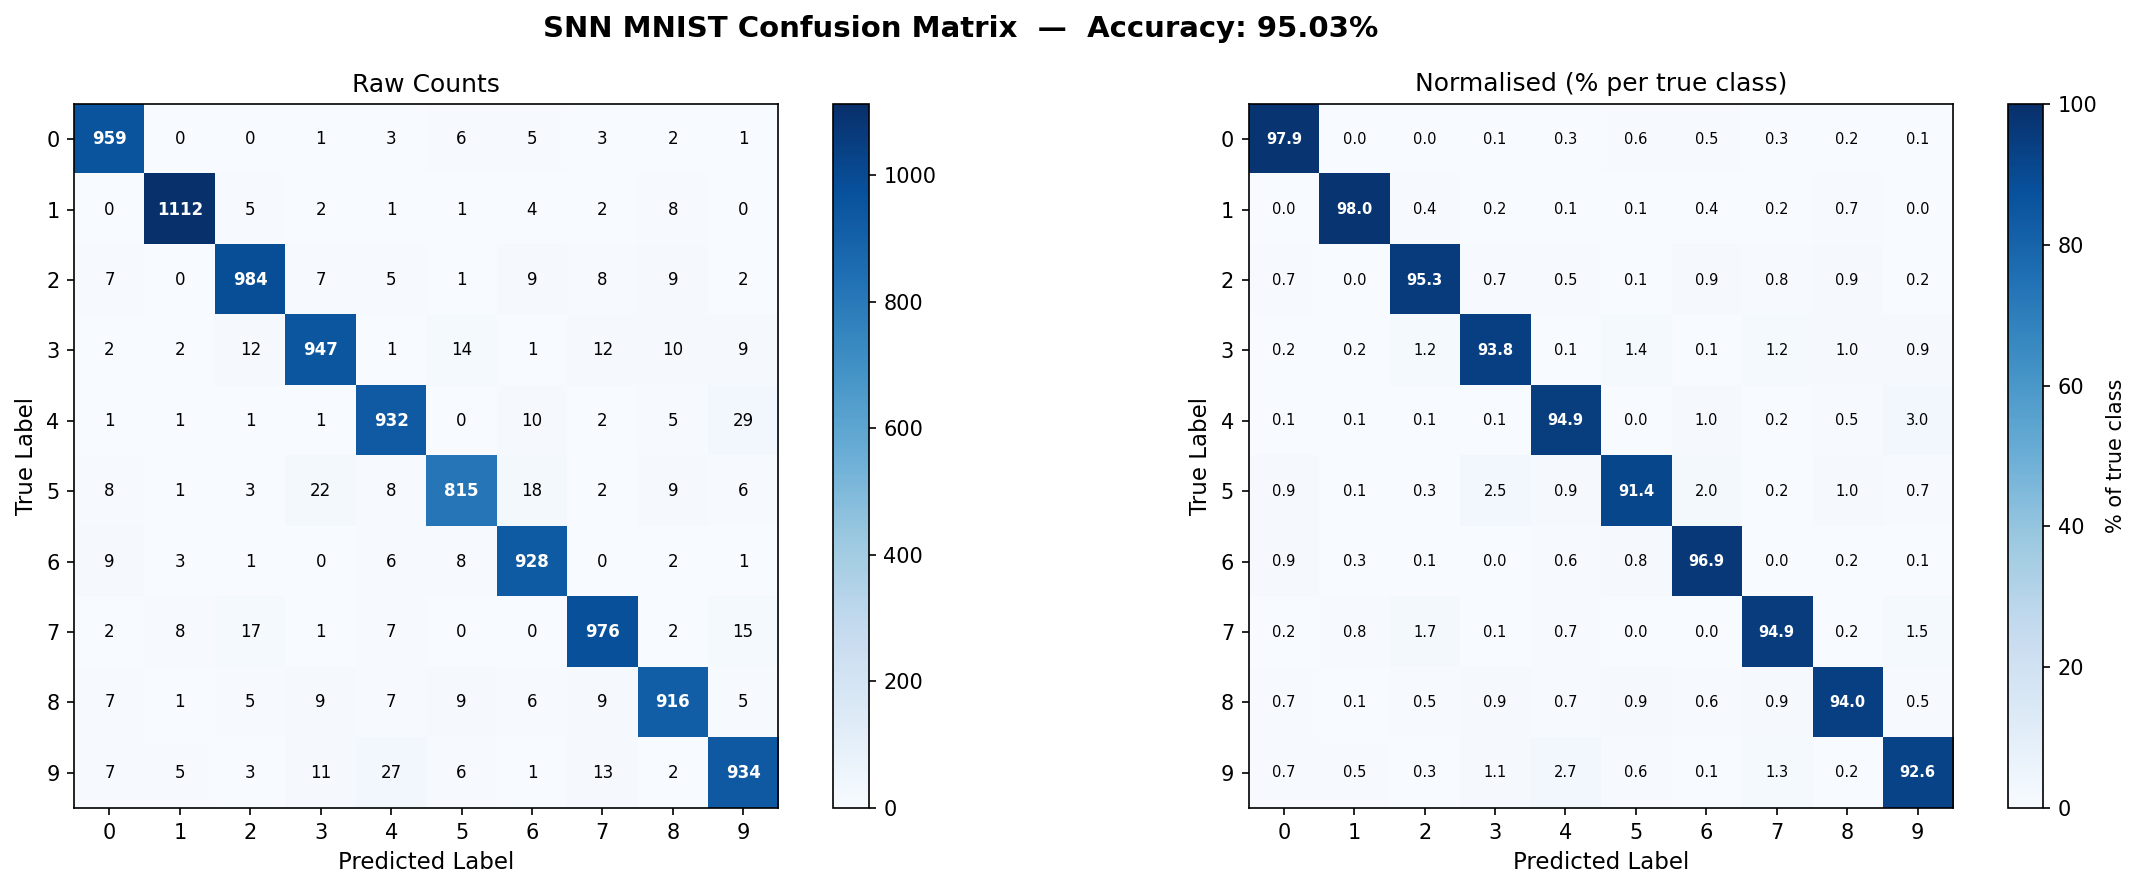

Here is the Python script that generated this plot:
#!/usr/bin/env python3
"""
snn_confusion_matrix.py

Loads the trained SNN model, runs inference on the MNIST test set,
and plots a confusion matrix showing which digits get misclassified.
"""

import torch
import torch.nn as nn
import numpy as np
import matplotlib.pyplot as plt
import matplotlib.ticker as ticker
import os

try:
    import snntorch as snn
    from snntorch import surrogate
except ImportError:
    print("ERROR: pip install snntorch")
    raise

try:
    from torchvision import datasets, transforms
    from torch.utils.data import DataLoader

    def load_mnist_test():
        t = transforms.Compose([
            transforms.ToTensor(),
            transforms.Lambda(lambda x: x.view(-1))
        ])
        ds = datasets.MNIST(root='./data', train=False, download=True, transform=t)
        return DataLoader(ds, batch_size=256, shuffle=False)

except ImportError:
    import gzip, urllib.request

    def load_mnist_test():
        base = "https://storage.googleapis.com/cvdf-datasets/mnist/"
        os.makedirs("./data/MNIST/raw", exist_ok=True)
        files = {
            "images": ("t10k-images-idx3-ubyte.gz", "./data/MNIST/raw/t10k-images-idx3-ubyte.gz"),
            "labels": ("t10k-labels-idx1-ubyte.gz", "./data/MNIST/raw/t10k-labels-idx1-ubyte.gz"),
        }
        for _, (fname, fpath) in files.items():
            if not os.path.exists(fpath):
                print(f"   Downloading {fname} ...")
                urllib.request.urlretrieve(base + fname, fpath)

        with gzip.open(files["images"][1]) as f:
            f.read(16)
            images = np.frombuffer(f.read(), dtype=np.uint8).reshape(-1, 784) / 255.0
        with gzip.open(files["labels"][1]) as f:
            f.read(8)
            labels = np.frombuffer(f.read(), dtype=np.uint8)

        class SimpleLoader:
            def __init__(self, imgs, lbls, batch=256):
                self.imgs = torch.tensor(imgs, dtype=torch.float32)
                self.lbls = torch.tensor(lbls, dtype=torch.long)
                self.batch = batch
            def __iter__(self):
                for i in range(0, len(self.imgs), self.batch):
                    yield self.imgs[i:i+self.batch], self.lbls[i:i+self.batch]

        return SimpleLoader(images, labels)


# =============================================================================
# Model  (identical to snn(3).py)
# =============================================================================
class SNN(nn.Module):
    def __init__(self):
        super().__init__()
        sg = surrogate.fast_sigmoid(slope=25)
        self.fc1  = nn.Linear(784, 64, bias=False)
        self.lif1 = snn.Leaky(beta=0.5, threshold=1.0, spike_grad=sg)
        self.fc2  = nn.Linear(64, 10, bias=False)
        self.lif2 = snn.Leaky(beta=0.5, threshold=1.0, spike_grad=sg)

    def forward(self, x):
        mem1 = self.lif1.init_leaky()
        mem2 = self.lif2.init_leaky()
        spk1, mem1 = self.lif1(self.fc1(x), mem1)
        spk2, mem2 = self.lif2(self.fc2(spk1), mem2)
        return mem2   # membrane potential → more reliable than spike argmax


# =============================================================================
# Main
# =============================================================================
MODEL_PATH = "best_snn_model.pth"
NUM_CLASSES = 10
DIGIT_NAMES = [str(i) for i in range(NUM_CLASSES)]

print("Loading model ...")
model = SNN()
if not os.path.exists(MODEL_PATH):
    print(f"ERROR: '{MODEL_PATH}' not found. Run snn(3).py first.")
    raise SystemExit(1)
model.load_state_dict(torch.load(MODEL_PATH, map_location='cpu'))
model.eval()

print("Running inference on MNIST test set ...")
loader = load_mnist_test()

all_preds  = []
all_labels = []

with torch.no_grad():
    for data, targets in loader:
        output = model(data)
        preds  = output.argmax(dim=1)
        all_preds.append(preds.cpu().numpy())
        all_labels.append(targets.cpu().numpy())

all_preds  = np.concatenate(all_preds)
all_labels = np.concatenate(all_labels)

accuracy = 100.0 * np.mean(all_preds == all_labels)
print(f"Overall accuracy: {accuracy:.2f}%")

# =============================================================================
# Build confusion matrix
# =============================================================================
cm = np.zeros((NUM_CLASSES, NUM_CLASSES), dtype=np.int32)
for true, pred in zip(all_labels, all_preds):
    cm[true, pred] += 1

# Per-class accuracy
class_acc = cm.diagonal() / cm.sum(axis=1) * 100

print("\nPer-class accuracy:")
for i in range(NUM_CLASSES):
    print(f"  Digit {i}: {class_acc[i]:.1f}%  ({cm[i,i]}/{cm[i].sum()} correct)")

# Worst misclassifications (off-diagonal, top 5)
off_diag = cm.copy()
np.fill_diagonal(off_diag, 0)
flat_idx = np.argsort(off_diag.ravel())[::-1][:5]
print("\nTop 5 misclassifications:")
for idx in flat_idx:
    true_c = idx // NUM_CLASSES
    pred_c = idx  % NUM_CLASSES
    print(f"  Digit {true_c} predicted as {pred_c}: {off_diag[true_c, pred_c]} times")

# =============================================================================
# Plot
# =============================================================================
fig, axes = plt.subplots(1, 2, figsize=(16, 6))
fig.suptitle(f"SNN MNIST Confusion Matrix  —  Accuracy: {accuracy:.2f}%", fontsize=14, fontweight='bold')

# ── Left: raw counts ──────────────────────────────────────────────────────────
ax = axes[0]
im = ax.imshow(cm, interpolation='nearest', cmap='Blues')
plt.colorbar(im, ax=ax, fraction=0.046)
ax.set_title("Raw Counts", fontsize=12)
ax.set_xlabel("Predicted Label", fontsize=11)
ax.set_ylabel("True Label", fontsize=11)
ax.set_xticks(range(NUM_CLASSES))
ax.set_yticks(range(NUM_CLASSES))
ax.set_xticklabels(DIGIT_NAMES)
ax.set_yticklabels(DIGIT_NAMES)

thresh = cm.max() / 2
for i in range(NUM_CLASSES):
    for j in range(NUM_CLASSES):
        color = "white" if cm[i, j] > thresh else "black"
        weight = "bold" if i == j else "normal"
        ax.text(j, i, str(cm[i, j]), ha='center', va='center',
                color=color, fontsize=8, fontweight=weight)

# ── Right: row-normalised (% of each true class) ──────────────────────────────
ax2 = axes[1]
cm_norm = cm.astype(float) / cm.sum(axis=1, keepdims=True) * 100
im2 = ax2.imshow(cm_norm, interpolation='nearest', cmap='Blues', vmin=0, vmax=100)
cbar = plt.colorbar(im2, ax=ax2, fraction=0.046)
cbar.set_label("% of true class", fontsize=10)
ax2.set_title("Normalised (% per true class)", fontsize=12)
ax2.set_xlabel("Predicted Label", fontsize=11)
ax2.set_ylabel("True Label", fontsize=11)
ax2.set_xticks(range(NUM_CLASSES))
ax2.set_yticks(range(NUM_CLASSES))
ax2.set_xticklabels(DIGIT_NAMES)
ax2.set_yticklabels(DIGIT_NAMES)

thresh_n = 50.0
for i in range(NUM_CLASSES):
    for j in range(NUM_CLASSES):
        color = "white" if cm_norm[i, j] > thresh_n else "black"
        weight = "bold" if i == j else "normal"
        ax2.text(j, i, f"{cm_norm[i,j]:.1f}", ha='center', va='center',
                 color=color, fontsize=7, fontweight=weight)

plt.tight_layout()
out_path = "snn_confusion_matrix.png"
plt.savefig(out_path, dpi=150, bbox_inches='tight')
print(f"\nSaved: {out_path}")
plt.show()
